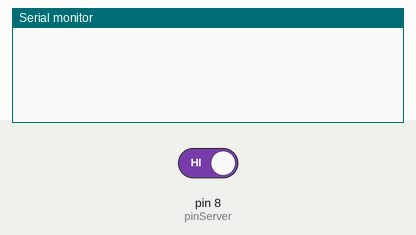
Bench run of a sketch on a simulated Arduino Uno, built with avr-gcc and run on an emulated ATmega328P. Shown: the last lines printed to the serial monitor. The test bench sets the inputs (shaded band); at power-on: pin 8 (pinServer) HIGH.

Above: at 1.2 s.
1.3 s: pin 8 (pinServer) driven LOW
At 1.79 s:
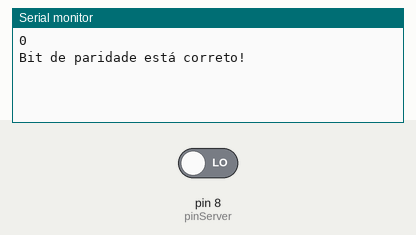
3.0 s: pin 8 (pinServer) driven HIGH
At 3.8 s:
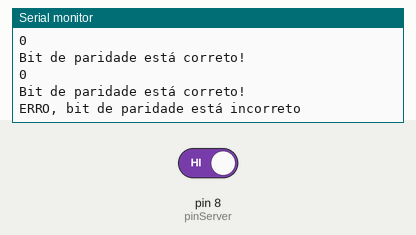

Measured:
- after the input at 1.3 s, the serial monitor: prints a new line after 0.28 s (image 1)
- after the input at 3.0 s, the serial monitor: prints a new line after 0.13 s (image 2)

The sketch:

server.ino
```cpp
int pinServer = 8;
float baudrate = 9600;
float periodo1 = 1/baudrate;
float periodo2 = 0.5*periodo1;
int time = 16000000/9600;
int msg;
float clck_num = floor(16000000/baudrate);

void setup() {
  pinMode(pinServer, INPUT);
  Serial.begin(baudrate);
}

// float delay_ard(float tempoDeEspera = 1, float baudrate = 9600, float T0 = 0){
//   double clock = 1 / (16 * pow(10, 6)); // tempo de 1 clock (T = 1/frequência), onde a frequência = 16MHz
//   double T = 1 / baudrate; // tempo entre cada clock, em segundos
//   int numeroDeClocks = floor(time); // número de clocks a esperar, arredondado para o inteiro mais próximo
//   for (int i = 0; i < int(numeroDeClocks * tempoDeEspera); i++){ asm("NOP"); } // aguarde o tempo especificado
// }

void delay_ard(float t_espera){
  for(int i=0; i<clck_num*t_espera; i++){
    asm("nop");
    }
}

void loop() {
  //Serial.println(digitalRead(pinServer));
  if (digitalRead(pinServer)== 0){
    int q_1s = 0;
    delay_ard(1.5);
    int bitAtual = digitalRead(pinServer);
    for (int i = 0; i < 8; i++){
      delay_ard(1);
      if (bitAtual == 1){
        q_1s++; // Conta número de bits
      }
      msg |= (bitAtual << i); // Adiciona o bit atual na mensagem
    }
    int bitParidade = digitalRead(pinServer); // lê o bit de paridade
    int bitParidade_msg = (q_1s % 2); // Cálculo do bit de paridade da mensagem
    if (bitParidade == bitParidade_msg) {
      //Serial.print("Dados Recebidos: ");
      Serial.println(msg);
      Serial.println("Bit de paridade está correto!");
    } else{
      Serial.println("ERRO, bit de paridade está incorreto");
    }
    delay_ard(1);
  }
}
```
